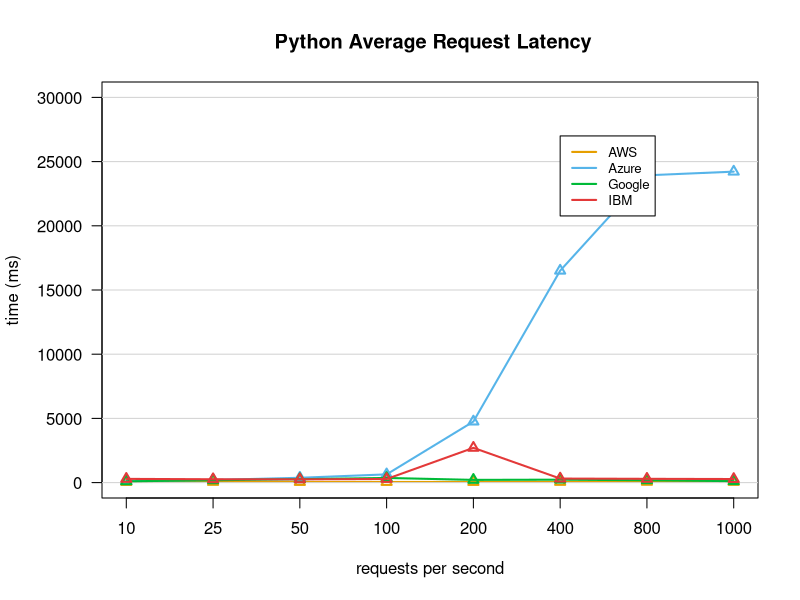

Here is the R script that generated this plot:
x <- read.csv("average_latency_all.csv",header=T,sep=",")
x <- t(x)
aws_python <- as.numeric(x[3,1:8])
azure_python <- as.numeric(x[7,1:8])
google_python <- as.numeric(x[12,1:8])
ibm_python <- as.numeric(x[15,1:8])
#png(file = "plot_average_latency_python.png", width=800, height=800, units="px", pointsize=24)
pdf(file = "plot_average_latency_python.pdf", width=7, height=7)
par(mar=c(5,5,4,2)+.1)
plot(aws_python, type="o", pch=2, lwd=2, lty=1, col = "#E69F00", xlab = "requests per second", ylab = "", main = " Python Average Request Latency",ylim=c(0,30000), xaxt="n", las=1)
axis(1, at=1:8, labels=c("10", "25", "50", "100", "200", "400", "800", "1000"))
grid (NULL,NULL,nx=0,col = "lightgray")
lines(azure_python,lty=1, type="o", pch=2, lwd=2, col = "#56B4E9")
lines(google_python,lty=1, type="o", pch=2, lwd=2, col = "#00BA38")
lines(ibm_python,lty=1, type = "o", pch=2, lwd=2, col = "#E33939")
title(ylab = "time (ms)", mgp=c(4,1,1))
legend(6, 27000, legend=c("AWS", "Azure", "Google", "IBM"),
col=c("#E69F00", "#56B4E9", "#00BA38", "#E33939"), lwd=2,
lty=c(1,1,1,1), cex=0.8, bg="white")

